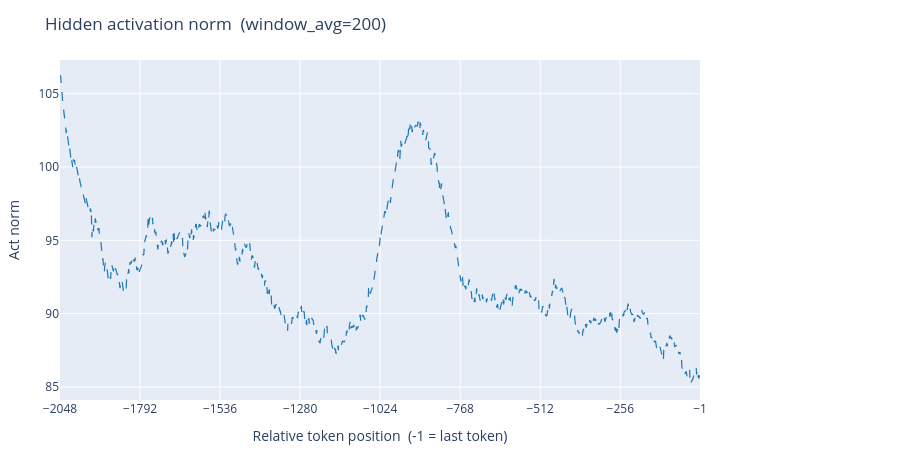

Write notebook code for a chart like this one.
### Markdown cell above
### Single trajectory: act only

### Code cell
plot_norms(v_act, None,
           select=(1660, 0, 0, 0),
           window_avg=200,
           title='Hidden activation norm').show()

### Figure 1 — Plotly figure (JSON) as saved in the notebook; plotly's stock layout.template omitted (floating-point values rounded to 4 significant figures; data arrays with more than 128 entries replaced by an {"elided": "..."} marker saying what was removed)
{"data": [{"hovertemplate": "pos: %{x}<br>act: %{y:.4f} [curve]<extra></extra>", "legendgroup": "curve", "line": {"color": "#1f77b4", "dash": "dash", "width": 1.2}, "mode": "lines", "name": "curve", "type": "scatter", "x": {"elided": "2048 int values"}, "y": {"elided": "2048 float values"}, "yaxis": "y"}], "layout": {"height": 460, "legend": {"x": 1.02, "xanchor": "left", "y": 1, "yanchor": "top"}, "margin": {"b": 60, "l": 60, "r": 200, "t": 60}, "title": {"text": "Hidden activation norm  (window_avg=200)"}, "xaxis": {"tickmode": "array", "tickvals": [-2048, -1792, -1536, -1280, -1024, -768, -512, -256, -1], "title": {"text": "Relative token position  (-1 = last token)"}}, "yaxis": {"range": [84.11, 107.3], "title": {"text": "Act norm"}}}}
